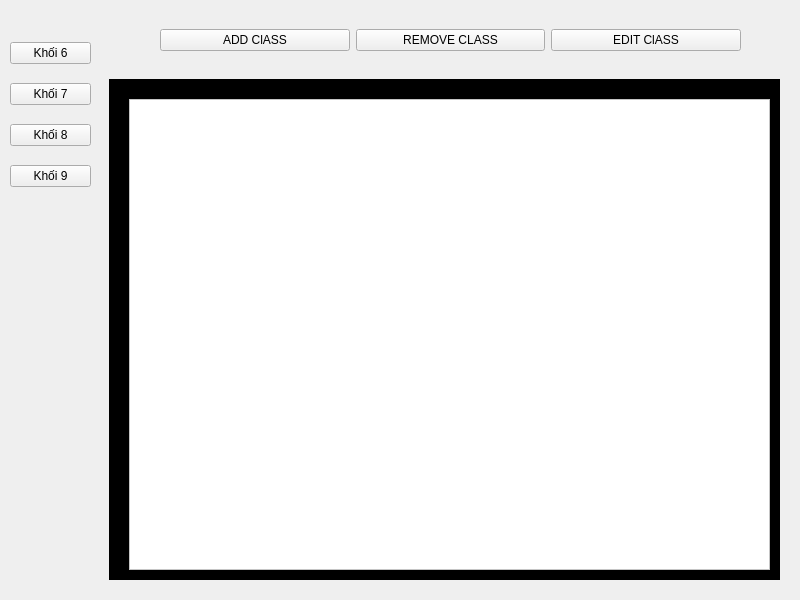
<?xml version="1.0" encoding="UTF-8"?>
<ui version="4.0">
 <class>MainWindow</class>
 <widget class="QMainWindow" name="MainWindow">
  <property name="geometry">
   <rect>
    <x>0</x>
    <y>0</y>
    <width>800</width>
    <height>600</height>
   </rect>
  </property>
  <property name="windowTitle">
   <string>MainWindow</string>
  </property>
  <widget class="QWidget" name="centralwidget">
   <widget class="QStackedWidget" name="stackedWidget">
    <property name="geometry">
     <rect>
      <x>109</x>
      <y>79</y>
      <width>671</width>
      <height>501</height>
     </rect>
    </property>
    <property name="styleSheet">
     <string notr="true">background-color: rgb(0, 0, 0);</string>
    </property>
    <property name="currentIndex">
     <number>0</number>
    </property>
    <widget class="QWidget" name="page">
     <widget class="QListWidget" name="listWidget">
      <property name="geometry">
       <rect>
        <x>20</x>
        <y>20</y>
        <width>641</width>
        <height>471</height>
       </rect>
      </property>
      <property name="styleSheet">
       <string notr="true">background-color: rgb(255, 255, 255);
font: 14pt &quot;MS Shell Dlg 2&quot;;
color: rgb(0, 0, 0);</string>
      </property>
     </widget>
    </widget>
    <widget class="QWidget" name="page_2">
     <widget class="QListWidget" name="listWidget_2">
      <property name="geometry">
       <rect>
        <x>20</x>
        <y>10</y>
        <width>641</width>
        <height>471</height>
       </rect>
      </property>
      <property name="styleSheet">
       <string notr="true">background-color: rgb(255, 255, 255);
font: 14pt &quot;MS Shell Dlg 2&quot;;
color: rgb(0, 0, 0);</string>
      </property>
     </widget>
    </widget>
    <widget class="QWidget" name="page_3">
     <widget class="QListWidget" name="listWidget_3">
      <property name="geometry">
       <rect>
        <x>20</x>
        <y>10</y>
        <width>641</width>
        <height>471</height>
       </rect>
      </property>
      <property name="styleSheet">
       <string notr="true">background-color: rgb(255, 255, 255);
font: 14pt &quot;MS Shell Dlg 2&quot;;
color: rgb(0, 0, 0);</string>
      </property>
     </widget>
    </widget>
    <widget class="QWidget" name="page_4">
     <widget class="QListWidget" name="listWidget_4">
      <property name="geometry">
       <rect>
        <x>10</x>
        <y>10</y>
        <width>641</width>
        <height>471</height>
       </rect>
      </property>
      <property name="styleSheet">
       <string notr="true">background-color: rgb(255, 255, 255);
font: 14pt &quot;MS Shell Dlg 2&quot;;
color: rgb(0, 0, 0);</string>
      </property>
     </widget>
    </widget>
   </widget>
   <widget class="QWidget" name="widget" native="true">
    <property name="geometry">
     <rect>
      <x>0</x>
      <y>9</y>
      <width>111</width>
      <height>571</height>
     </rect>
    </property>
    <widget class="QWidget" name="layoutWidget">
     <property name="geometry">
      <rect>
       <x>10</x>
       <y>20</y>
       <width>81</width>
       <height>171</height>
      </rect>
     </property>
     <layout class="QVBoxLayout" name="verticalLayout">
      <item>
       <widget class="QPushButton" name="khoi6_btn">
        <property name="styleSheet">
         <string notr="true">font: 16pt &quot;MS Shell Dlg 2&quot;;</string>
        </property>
        <property name="text">
         <string>Khối 6</string>
        </property>
       </widget>
      </item>
      <item>
       <widget class="QPushButton" name="khoi7_btn">
        <property name="styleSheet">
         <string notr="true">font: 16pt &quot;MS Shell Dlg 2&quot;;</string>
        </property>
        <property name="text">
         <string>Khối 7</string>
        </property>
       </widget>
      </item>
      <item>
       <widget class="QPushButton" name="khoi8_btn">
        <property name="styleSheet">
         <string notr="true">font: 16pt &quot;MS Shell Dlg 2&quot;;</string>
        </property>
        <property name="text">
         <string>Khối 8</string>
        </property>
       </widget>
      </item>
      <item>
       <widget class="QPushButton" name="khoi9_btn">
        <property name="styleSheet">
         <string notr="true">font: 16pt &quot;MS Shell Dlg 2&quot;;</string>
        </property>
        <property name="text">
         <string>Khối 9</string>
        </property>
       </widget>
      </item>
     </layout>
    </widget>
   </widget>
   <widget class="QWidget" name="layoutWidget">
    <property name="geometry">
     <rect>
      <x>160</x>
      <y>10</y>
      <width>581</width>
      <height>61</height>
     </rect>
    </property>
    <layout class="QHBoxLayout" name="horizontalLayout">
     <item>
      <widget class="QPushButton" name="add_btn">
       <property name="styleSheet">
        <string notr="true">font: 20pt &quot;MS Shell Dlg 2&quot;;</string>
       </property>
       <property name="text">
        <string>ADD ClASS</string>
       </property>
      </widget>
     </item>
     <item>
      <widget class="QPushButton" name="remove_btn">
       <property name="styleSheet">
        <string notr="true">font: 20pt &quot;MS Shell Dlg 2&quot;;</string>
       </property>
       <property name="text">
        <string>REMOVE CLASS</string>
       </property>
      </widget>
     </item>
     <item>
      <widget class="QPushButton" name="edit_btn">
       <property name="styleSheet">
        <string notr="true">font: 20pt &quot;MS Shell Dlg 2&quot;;</string>
       </property>
       <property name="text">
        <string>EDIT ClASS</string>
       </property>
      </widget>
     </item>
    </layout>
   </widget>
  </widget>
 </widget>
 <resources/>
 <connections/>
</ui>
